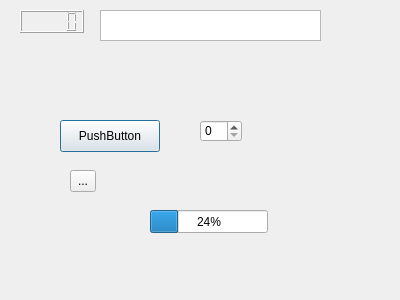
<?xml version="1.0" encoding="UTF-8"?>
<ui version="4.0">
 <class>Dialog</class>
 <widget class="QDialog" name="Dialog">
  <property name="geometry">
   <rect>
    <x>0</x>
    <y>0</y>
    <width>400</width>
    <height>300</height>
   </rect>
  </property>
  <property name="maximumSize">
   <size>
    <width>400</width>
    <height>300</height>
   </size>
  </property>
  <property name="windowTitle">
   <string>Dialog</string>
  </property>
  <widget class="QTextBrowser" name="textBrowser">
   <property name="geometry">
    <rect>
     <x>100</x>
     <y>10</y>
     <width>221</width>
     <height>31</height>
    </rect>
   </property>
  </widget>
  <widget class="QLCDNumber" name="lcdNumber">
   <property name="geometry">
    <rect>
     <x>20</x>
     <y>10</y>
     <width>64</width>
     <height>23</height>
    </rect>
   </property>
  </widget>
  <widget class="QSpinBox" name="spinBox">
   <property name="geometry">
    <rect>
     <x>200</x>
     <y>120</y>
     <width>42</width>
     <height>22</height>
    </rect>
   </property>
  </widget>
  <widget class="QPushButton" name="pushButton">
   <property name="geometry">
    <rect>
     <x>60</x>
     <y>120</y>
     <width>100</width>
     <height>32</height>
    </rect>
   </property>
   <property name="text">
    <string>PushButton</string>
   </property>
  </widget>
  <widget class="QToolButton" name="toolButton">
   <property name="geometry">
    <rect>
     <x>70</x>
     <y>170</y>
     <width>26</width>
     <height>22</height>
    </rect>
   </property>
   <property name="text">
    <string>...</string>
   </property>
  </widget>
  <widget class="QProgressBar" name="progressBar">
   <property name="geometry">
    <rect>
     <x>150</x>
     <y>210</y>
     <width>118</width>
     <height>23</height>
    </rect>
   </property>
   <property name="value">
    <number>24</number>
   </property>
  </widget>
 </widget>
 <resources/>
 <connections/>
</ui>
